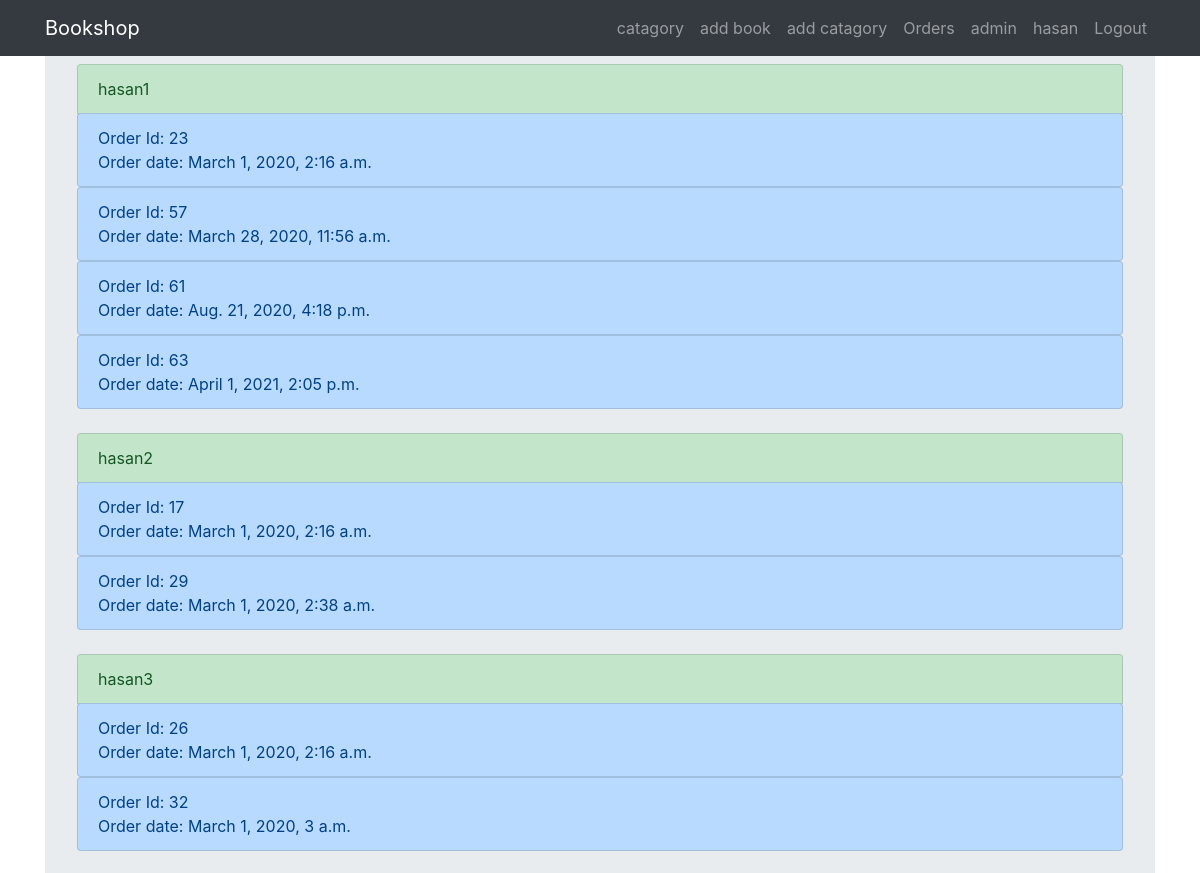
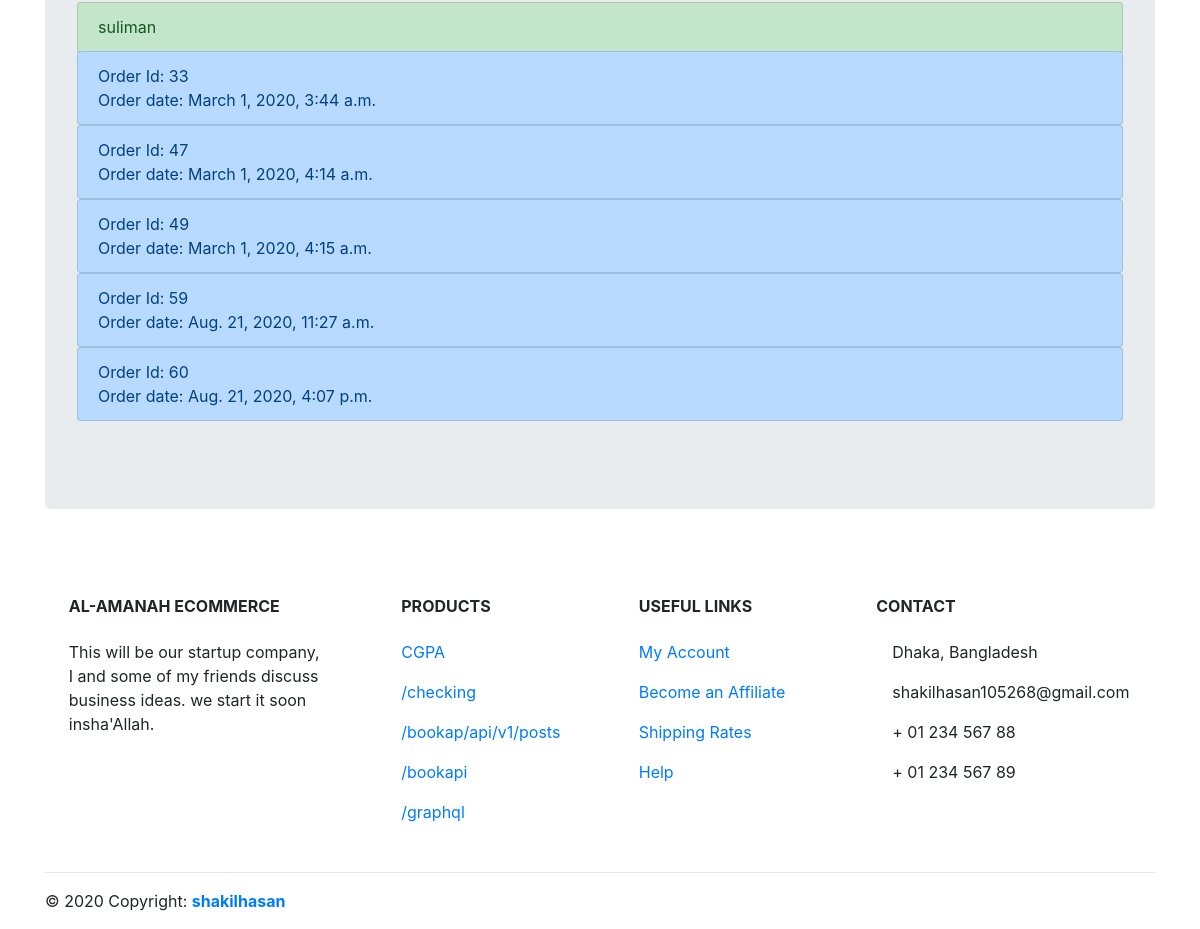
Page /order (signed in) on the committed database (2 pictures, top to bottom).
### buy/models.py (models this page shows, shortened)
class Order(models.Model):
    user = models.ForeignKey(User, on_delete=models.CASCADE, blank=True, null=True)
    name = models.CharField(max_length=100,default=1)
    phone = models.CharField(max_length=100,default=1)
    aphone =models.CharField(max_length=100,default=1)
    country = models.CharField(max_length=100,default=1)
    district = models.CharField(max_length=100,default=1)
    thana = models.CharField(max_length=100,default=1)
    address = models.CharField(max_length=1000,default=1)
    total = models.IntegerField(default=1)
    date = models.DateTimeField(auto_now=True)

### buy/views.py (the view)
# urls.py: path('order', views.order, name='order'),
def order(request):
    template = loader.get_template('buy/order.html')
    if request.user.is_superuser:
        order = Order.objects.all()
        u = User.objects.all()
        context = {'order':order,'u':u}
        return HttpResponse(template.render(context, request))

### buy/templates/buy/order.html
{% extends 'base.html' %}
{% load static %}
{% block content %}
{% for u in u %}
{% if not u.is_superuser %}
<ul class="list-group">
 <li class="list-group-item list-group-item-success" href="#" >{{u.username}}</li>
      {% for order in order %}
       {% if order.user == u %}
        <div class="list-group">
            <a href="{% url 'order_detail' order.id %}" class="list-group-item list-group-item-action list-group-item-primary">
            Order Id: {{order.id}} <br>Order date: {{order.date}} </a>
          </div>
        {% endif %}
    {% endfor %}
</ul>
<br>
{% endif %}
{% endfor %}
{% endblock %}

### templates/base.html (shortened to what this page needs)
{% load static %}
<html>
   <head>
   {% load staticfiles %}
      <link href="{% static 'css/bootstrap.min.css' %}" rel="stylesheet">
      <link rel="stylesheet" href="{% static 'css/style.css' %}">
   </head>
   <body>
<nav class="navbar navbar-expand-sm bg-dark navbar-dark fixed-top"  >
  <div class="container">
  <a class="navbar-brand" href="{% url 'book_home' %}">Bookshop</a>
  <div class="collapse navbar-collapse" id="navbarResponsive">
  <ul class="navbar-nav ml-auto">
    <li class="nav-item ">
      <a class="nav-link" href="{% url 'catagory_home' %}">catagory</a>
    </li>
    {% if user.is_authenticated %}
    {% if user.is_superuser %}
    <li class="nav-item">
      <a class="nav-link" href="{% url 'book_add' %}">add book</a>
    </li>
    <li class="nav-item">
      <a class="nav-link" href="{% url 'catagory_add' %}">add catagory</a>
    </li>
    <li class="nav-item">
      <a class="nav-link" href="{% url 'order' %}">Orders</a>
    </li>
    <li class="nav-item">
      <a class="nav-link" id="admin" href="#">admin</a>
    </li>
    {% endif %}
    <li class="nav-item">
      <a class="nav-link" >{{user.username}}</a>
    </li>
    <li class="nav-item">
      <a class="nav-link" href="{% url 'logout' %}" >Logout</a>
    </li>
    {% endif %}
  </ul>
</div>
</div>
</nav>
<div class="container">
      <div class="jumbotron">
         {% block content %}
         {% endblock %}
      </div>
</div>
<footer class="page-footer font-small mdb-color pt-4">
  <div class="container text-center text-md-left">
    <div class="row text-center text-md-left mt-3 pb-3">
      <div class="col-md-3 col-lg-3 col-xl-3 mx-auto mt-3">
        <h6 class="text-uppercase mb-4 font-weight-bold">al-amanah ecommerce</h6>
        <p>This will be our startup company, I and some of my friends discuss business ideas.
          we start it soon insha'Allah.</p>
      </div>
      <div class="col-md-2 col-lg-2 col-xl-2 mx-auto mt-3">
        <h6 class="text-uppercase mb-4 font-weight-bold">Products</h6>
        <p>  <a href="{% url 'cgpa:student_add' %}">CGPA</a>  </p>
        <p>  <a href="{% url 'checking' %}">/checking</a>  </p>
        <p>  <a id="api_v1_posts" href="#">/bookap/api/v1/posts</a>  </p>
        <p>  <a href="{% url 'bookapi' %}">/bookapi</a>  </p>
        <p>  <a id="graphql" href="#">/graphql</a>  </p>
      </div>
      <div class="col-md-3 col-lg-2 col-xl-2 mx-auto mt-3">
        <h6 class="text-uppercase mb-4 font-weight-bold">Useful links</h6>
        <p>  <a href="#!">My Account</a>  </p>
        <p>  <a href="#!">Become an Affiliate</a>  </p>
        <p>  <a href="#!">Shipping Rates</a>  </p>
        <p>  <a href="#!">Help</a></p>
      </div>
      <div class="col-md-4 col-lg-3 col-xl-3 mx-auto mt-3">
        <h6 class="text-uppercase mb-4 font-weight-bold">Contact</h6>
        <p> Dhaka, Bangladesh</p>
        <p> shakilhasan105268@gmail.com</p>
        <p>   + 01 234 567 88</p>
        <p>   + 01 234 567 89</p>
      </div>
    </div>
    <hr>
    <div class="row d-flex align-items-center">
      <div class="col-md-7 col-lg-8">
        <p class="text-center text-md-left">© 2020 Copyright:  <a href="#">  <strong>shakilhasan</strong></a>  </p>
      </div>
      <div class="col-md-5 col-lg-4 ml-lg-0">
        <div class="text-center text-md-right">
          <ul class="list-unstyled list-inline">
            <li class="list-inline-item">
              <a class="btn-floating btn-sm rgba-white-slight mx-1">
              </a>
            </li>
            <li class="list-inline-item">
              <a class="btn-floating btn-sm rgba-white-slight mx-1">
              </a>
            </li>
            <li class="list-inline-item">
              <a class="btn-floating btn-sm rgba-white-slight mx-1">
              </a>
            </li>
            <li class="list-inline-item">
              <a class="btn-floating btn-sm rgba-white-slight mx-1">
              </a>
            </li>
          </ul>
        </div>
      </div>
    </div>
  </div>
</footer>
    </body>
</html>

### rows in the picture
Order: id "23", date "March 1, 2020, 2:16 a.m."
Order: id "57", date "March 28, 2020, 11:56 a.m."
Order: id "61", date "Aug. 21, 2020, 4:18 p.m."
Order: id "63", date "April 1, 2021, 2:05 p.m."
Order: id "17", date "March 1, 2020, 2:16 a.m."
Order: id "29", date "March 1, 2020, 2:38 a.m."
Order: id "26", date "March 1, 2020, 2:16 a.m."
Order: id "32", date "March 1, 2020, 3 a.m."
Order: id "33", date "March 1, 2020, 3:44 a.m."
Order: id "47", date "March 1, 2020, 4:14 a.m."
Order: id "49", date "March 1, 2020, 4:15 a.m."
Order: id "59", date "Aug. 21, 2020, 11:27 a.m."
Order: id "60", date "Aug. 21, 2020, 4:07 p.m."

### other values in the picture
{{ user.username }} "hasan"
{{ u.username }} "hasan1"
{{ u.username }} "hasan2"
{{ u.username }} "hasan3"
{{ u.username }} "suliman"
